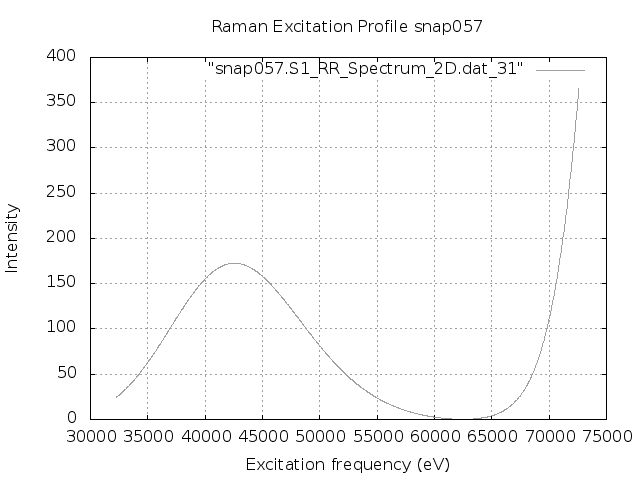

Reproduce this figure in gnuplot.
set terminal png
set output "snap057.S1.REP.png"
set xlabel 'Excitation frequency (eV)'
set ylabel 'Intensity'
set title "Raman Excitation Profile snap057"
set grid
set autoscale
plot "snap057.S1_RR_Spectrum_2D.dat_31" with lines lc "blue"
exit
